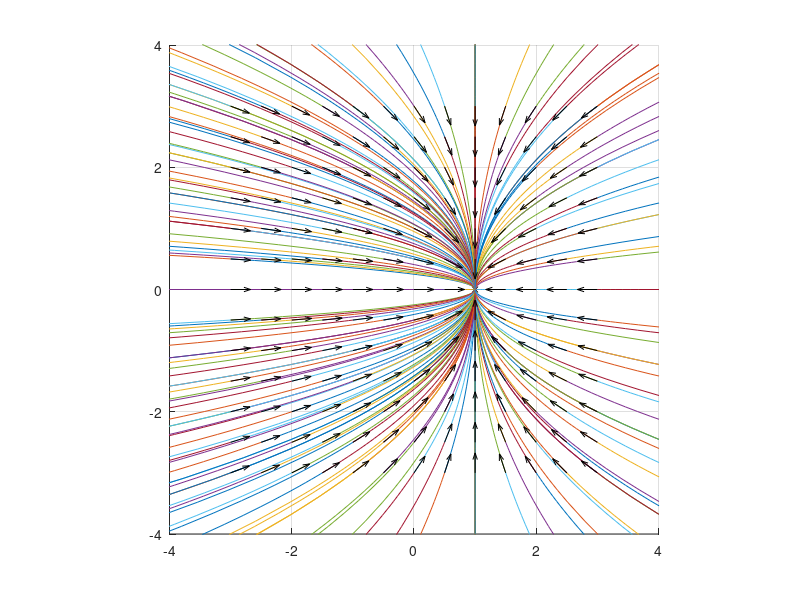

Here is the MATLAB script that generated this plot:
function Tema12

    function z=ff(t,y)
        % for point (1;0)
        z=[-2*y(1)+2; -y(2)];
        % for point (0;0)
        %z=[y(1); -y(2)];
        % for point (-1;0)
        %z=[-2*y(1)-2; -y(2)];
    end

tmax=5;
clf;
clc;

hold on;
grid on;
daspect([1 1 1])

% we determine the step
x=-3:0.5:3;
y=-3:0.5:3;

[X,Y]=meshgrid(x,y);

% we draw the equilibrium point
plot(1, 0, 'k*')
%plot(0, 0, 'k*')
%plot(-1, 0, 'k*')

% we draw the phase portrait
for i=1:length(x)
       for j=1:length(y)
            [T,Z]=ode45(@ff, [0, tmax], [X(i,j), Y(i,j)]);
            [T1,Z1]=ode45(@ff, [0, -tmax], [X(i,j), Y(i,j)]);

            plot(Z(:,1), Z(:,2), Z1(:, 1), Z1(:, 2))
            axis([-4, 4, -4, 4])           
       end
end

% tangent vectors:
% for point (1;0)
DX=-2*X+2;
DY=-Y;
% for point (0;0)
%DX=X;
%DY=-Y;
% for point (-1;0)
%DX=-2*X - 2;
%DY=-Y;

% we draw the non-normalized tangent vectors
%quiver(X, Y, DX, DY, 1.5, 'k');

% we will normalize the tangent vectors
D=sqrt(DX.^2+DY.^2);
% we draw the normalized tangent vectors
quiver(X,Y,DX./D,DY./D,0.5,'k')
end
